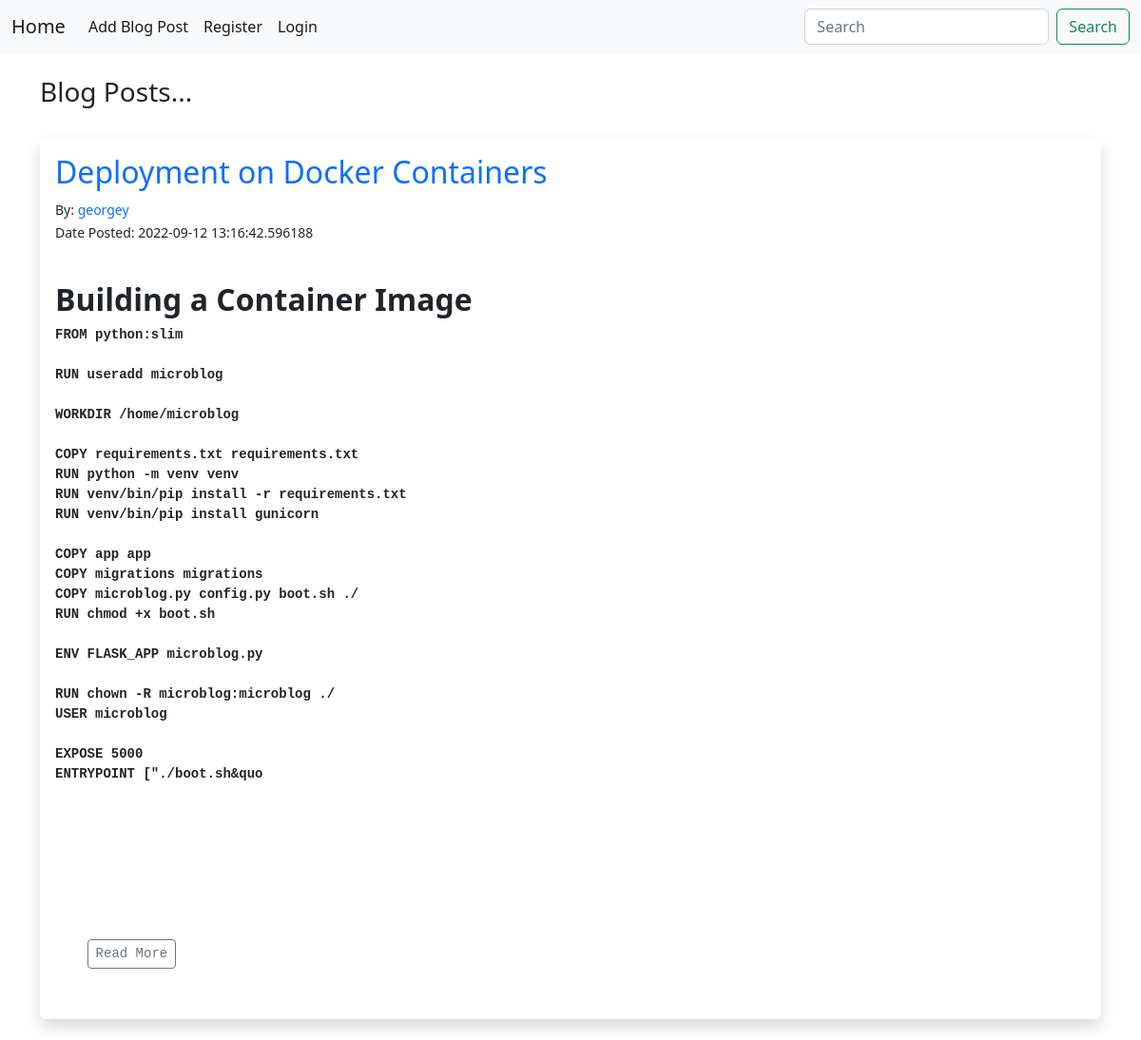
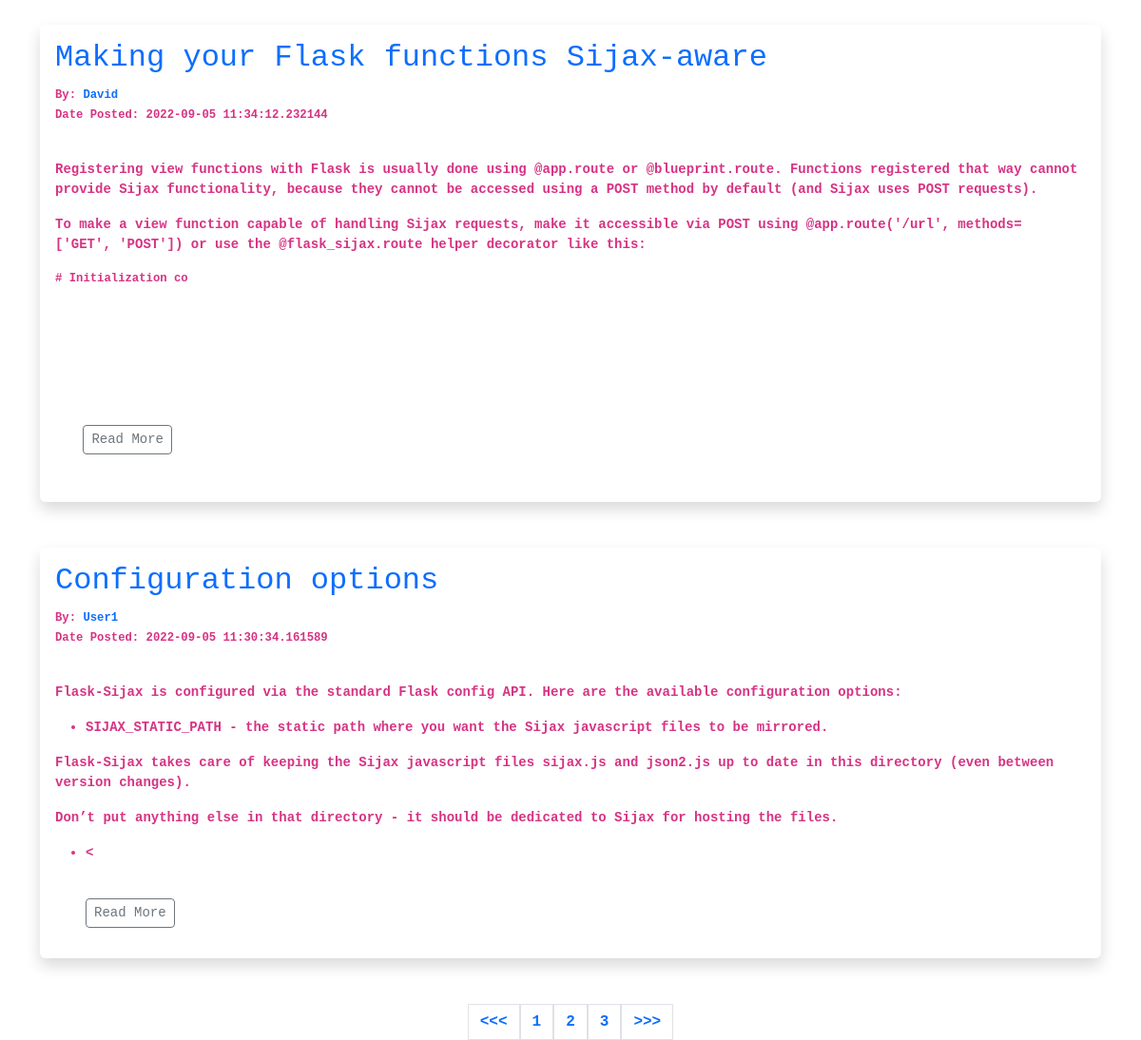
Screenshot of /?page=2 with the database file from the repository (2 pictures, top to bottom).
### app/views/posts/models.py (models this page shows, shortened)
class Posts(db.Model):
    __tablename__ = 'posts'
    id = db.Column(db.Integer, primary_key=True)
    title = db.Column(db.String(255))
    content = db.Column(db.Text)
    date_posted = db.Column(db.DateTime, default=datetime.utcnow)
    poster_id = db.Column(db.Integer, db.ForeignKey('users.id'))
    comments = db.relationship('Comments', backref='post')
    likes = db.relationship('Like', backref='post')

### app/views/auth/models.py (models this page shows, shortened)
class User(db.Model, UserMixin):
    __tablename__ = 'users'
    id = db.Column(db.Integer, primary_key=True)
    username = db.Column(db.String(20), nullable=False, unique=True)
    name = db.Column(db.String(100), nullable=False, index=True)
    email = db.Column(db.String(100), nullable=False, unique=True)
    about_author = db.Column(db.String(500), nullable=True)
    date_added = db.Column(db.DateTime, default=datetime.utcnow)
    profile_pic = db.Column(db.String(128), nullable=True)
    password_hash = db.Column(db.String(128))
    role = db.Column(db.String(100), default='user')
    posts = db.relationship('Posts', backref='poster')
    comments = db.relationship('Comments', backref='commenter')
    likes = db.relationship('Like', backref='user')
    """
        # start
        # followers = db.Table('followers',
        #     db.Column('follower_id', db.Integer, db.ForeignKey('users.id')),
        #     db.Column('followed_id', db.Integer, db.ForeignKey('users.id'))
        # )

        # followed = db.relationship(
        #     'User',
        #     secondary=followers,
        #     primaryjoin=(followers.c.follower_id == id),
        #     secondaryjoin=(followers.c.followed_id == id),
        #     backref=db.backref('followers', lazy='dynamic'), lazy='dynamic')

        # followed_posts = db.relationship(
        #     'Posts',
        #     secondary=followers,  # 'join(Posts,User).join(followers)',
        #     primaryjoin=(followers.c.follower_id == id),
        #     secondaryjoin=(Posts.poster_id == followers.c.followed_id),
        #     lazy='dynamic',
        #     viewonly=True)

        # def follow(self, user):
        #     if not self.is_following(user):
        #         self.followed.append(user)

        # def unfollow(self, user):
        #     if self.is_following(user):
        #         self.followed.remove(user)
        # works
        # def is_following(self, user):
        #     try:
        #         is_following = self.followed.filter_by(username=user.username).count() > 0
        #         is_following = self.followed.filter_by(followed_id=user.id).count() > 0
        #     except AttributeError:
        #         is_following = False
        #     return is_following
        # end
    """
    followed = db.relationship('Follow',
        foreign_keys=[Follow.follower_id],
        backref=db.backref('follower', lazy='joined'),
        lazy='dynamic',
        cascade='all, delete-orphan')
    followers = db.relationship('Follow',
        foreign_keys=[Follow.followed_id],
        backref=db.backref('followed', lazy='joined'),
        lazy='dynamic',
        cascade='all, delete-orphan')
    def follow(self, user):
        if not self.is_following(user):
            f = Follow(follower=self, followed=user)
            db.session.add(f)
    def unfollow(self, user):
        f = self.followed.filter_by(followed_id=user.id).first()
        if f:
            db.session.delete(f)
    def is_following(self, user):
        return self.followed.filter_by(
            followed_id=user.id).first() is not None

### app/views/posts/views.py (the view)
@post_view.route('/')
def list():
    page = request.args.get('page', 1, type=int)
    posts = Posts.query.order_by(Posts.date_posted.desc()).paginate(
        page=page, per_page=3)
    return render_template(
        'posts/list.html',
        posts=posts)

### app/views/posts/forms.py
class SearchForm(FlaskForm):
    searched = StringField('Searched', [DataRequired()])
    submit = SubmitField('Submit')

### app/views/posts/views.py (called while the page is built)
@post_view.app_context_processor
def base():
    searchform = SearchForm()
    return dict(searchform=searchform)

### app/templates/posts/list.html (shortened to what this page needs)
{% extends 'base.html' %}
{% block content %}
<br>
<h3>Blog Posts...</h3>
<br>
{% for post in posts.items %}
<div class="shadow p-3 mb-5 bg-body rounded">
    <a href="{{ url_for('post.post', id=post.id ) }}"><h2>{{ post.title }}</h2></a>
    <small>
        By: <a href="{{ url_for('followers.user', username=post.poster.username) }}" >{{ post.poster.name }}</a> <br>
        Date Posted: {{ post.date_posted }} <br><br>
    </small>
    <p>{{ post.content[:600]|safe }}</p>
    <br>
    <a href="{{ url_for('post.post', id=post.id ) }}" class="btn btn-outline-secondary btn-sm">Read More</a>
</div>
{% endfor %}
<div class="pagination justify-content-center">
    {% if posts.has_prev %}
        <span>
            <a class='page-link' href="{{ url_for('post.list', page=posts.prev_num) }}">
                {{ '<<<' }}
            </a>
        </span>
    {% endif %}
    {% for number in posts.iter_pages() %}
        {% if posts.page != number %}
            <span>
                <a class='page-link' href="{{ url_for('post.list', page=number) }}">
                    {{ number }}
                </a>
            </span>
        {% else %}
            <span class="page-link current-page">{{ number }}</span>
        {% endif %}
    {% endfor %}
    {% if posts.has_next %}
        <span>
            <a class='page-link' href="{{ url_for('post.list', page=posts.next_num) }}">
                {{ '>>>' }}
            </a>
        </span>
    {% endif %}
</div>
{% endblock %}

### app/templates/posts/list.html (style rules this page uses)
a { text-decoration: none; }

### rows the page displays
Posts: title "Deployment on Docker Containers", poster.name "georgey", date_posted "2022-09-12 13:16:42.596188", content "Building a Container Image FROM python:slim RUN useradd microblog WORKDIR /home/microblog COPY requirements.txt requirements.txt RUN python -m venv venv RUN venv/bin/pip install -r requirements.txt RUN venv/bin/pip install gunicorn COPY app app COPY migrations migrations COPY microblog.py config.py boot.sh ./ RUN chmod +x boot.sh ENV FLASK_APP microblog.py RUN chown -R microblog:microblog ./ USER microblog EXPOSE 5000 ENTRYPOINT [\"./boot.sh&quo"
Posts: title "Making your Flask functions Sijax-aware", poster.name "David", date_posted "2022-09-05 11:34:12.232144", content "Registering view functions with Flask is usually done using @app.route or @blueprint.route . Functions registered that way cannot provide Sijax functionality, because they cannot be accessed using a POST method by default (and Sijax uses POST requests). To make a view function capable of handling Sijax requests, make it accessible via POST using @app.route('/url', methods=['GET', 'POST']) or use the @flask_sijax.route helper decorator like this: # Initialization co"
Posts: title "Configuration options", poster.name "User1", date_posted "2022-09-05 11:30:34.161589", content "Flask-Sijax is configured via the standard Flask config API. Here are the available configuration options: SIJAX_STATIC_PATH - the static path where you want the Sijax javascript files to be mirrored. Flask-Sijax takes care of keeping the Sijax javascript files sijax.js and json2.js up to date in this directory (even between version changes). Don’t put anything else in that directory - it should be dedicated to Sijax for hosting the files. <"

### other values shown
{{ '<<<' }} "<<<"
{{ number }} "1" "3"
{{ number }} "2"
{{ '>>>' }} ">>>"
